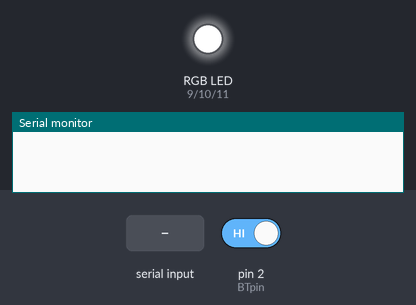
A sketch run on a simulated Arduino Uno, built with avr-gcc and run on an emulated ATmega328P. On the bench: an RGB LED mixed from three pins (HIGH = lit), the last lines printed to the serial monitor. The test bench sets the inputs (shaded band); at power-on: pin 2 (BTpin) HIGH.

Above: at 1.2 s.
1.3 s: "1\n" received over Serial
At 3.1 s:
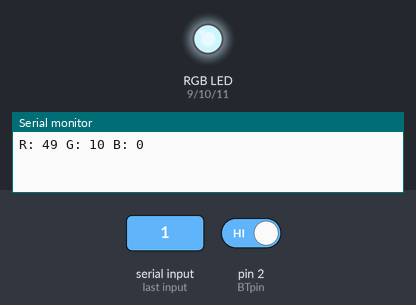
3.8 s: pin 2 (BTpin) driven LOW
Timing chart, 0 to 6.8 s (numbered marks = the images above; inputs shaded):
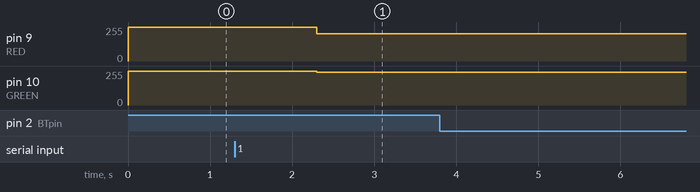

The sketch:

AduinoRGBcontrol.ino
```cpp
#define RED 9         //Rgb diode pins.
#define GREEN 10
#define BLUE 11
#define COMMON_ANODE  //Undef if you have rgb diode with common cathode

#define BTpin 2       //HC-05 state pin.

byte dataBuffer[4]= {0,0,0,0};              //Byte data buffer init.

void setColor(int red, int green, int blue) //Color setup function.
{
  #ifdef COMMON_ANODE
    red = 255 - red;
    green = 255 - green;
    blue = 255 - blue;
  #endif
  analogWrite(RED, red);
  analogWrite(GREEN, green);
  analogWrite(BLUE, blue);
}

void btConnected(){
Serial.println("Bluetooth connected.");     //Interrupt for bluetooth connected state.
}

void btDisconnected(){
Serial.println("Bluetooth disconnected.");  //Interrupt for bluetooth disconnected state.
}

void setup() {                              //Outputs and interrupts setup.
 pinMode(RED,OUTPUT);
 pinMode(GREEN,OUTPUT);
 pinMode(BLUE,OUTPUT);

 digitalWrite(RED,HIGH);
 digitalWrite(GREEN,HIGH);
 digitalWrite(BLUE,HIGH);

 attachInterrupt(digitalPinToInterrupt(2), btConnected, RISING);
 attachInterrupt(digitalPinToInterrupt(2),btDisconnected,FALLING);
 Serial.begin(115200);                                                //Serial communication init.
}

void loop() {
  interrupts();

  while(Serial.available()){
  Serial.readBytes(dataBuffer,4);

  if(dataBuffer[3]== 0){                                               //Buffer triggering.
  setColor((int)dataBuffer[0],(int)dataBuffer[1],(int)dataBuffer[2]);  //Setting rgb diode color. Red, green and blue values are in range 0-255.
  Serial.print("R: ");                                                 //Serial data print.
  Serial.print((int)dataBuffer[0]);
  Serial.print(" G: ");
  Serial.print((int)dataBuffer[1]);
  Serial.print(" B: ");
  Serial.print((int)dataBuffer[2]);
  Serial.print("\n");
  }

  dataBuffer[0]=0;                                                     //Cleaning buffer
  dataBuffer[1]=0;
  dataBuffer[2]=0;
  dataBuffer[3]=1;
}
}
```

Measured:
- after the input at 1.3 s, pin 9 (RED): 255/255 → 206/255 after 1.0 s; pin 10 (GREEN): 255/255 → 245/255 after 1.0 s
